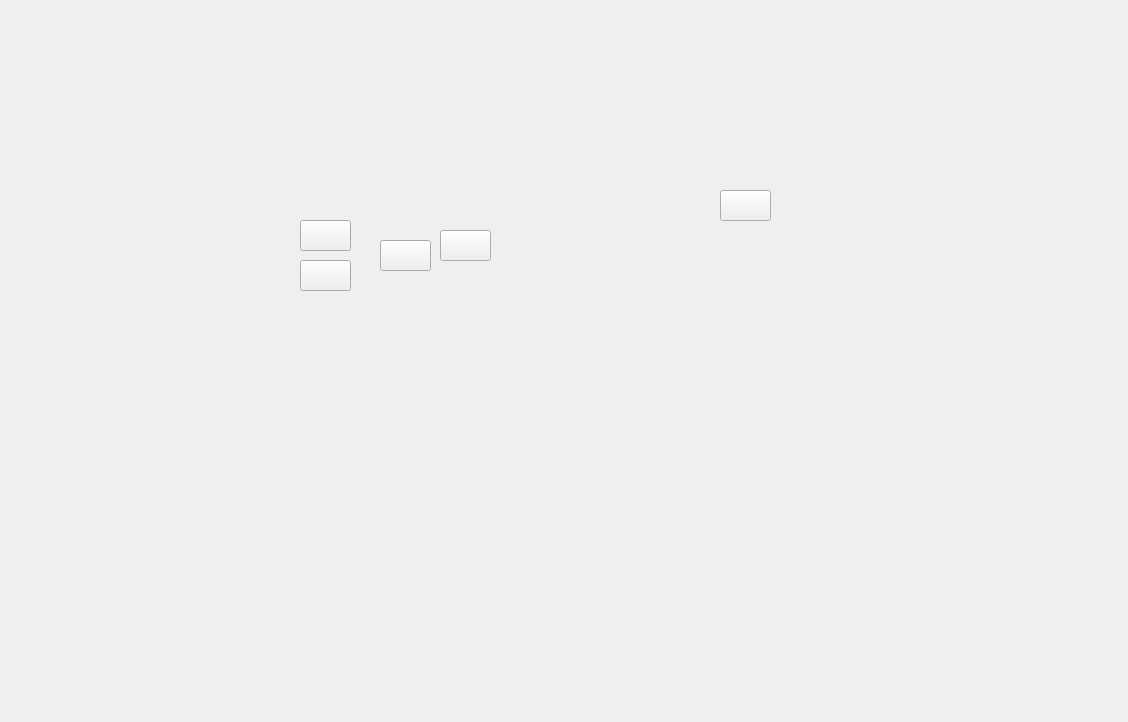
<?xml version="1.0" encoding="UTF-8"?>
<ui version="4.0">
 <class>Form</class>
 <widget class="QWidget" name="Form">
  <property name="geometry">
   <rect>
    <x>0</x>
    <y>0</y>
    <width>1128</width>
    <height>722</height>
   </rect>
  </property>
  <property name="windowTitle">
   <string>Form</string>
  </property>
  <widget class="QLabel" name="label">
   <property name="geometry">
    <rect>
     <x>-10</x>
     <y>90</y>
     <width>1151</width>
     <height>281</height>
    </rect>
   </property>
   <property name="text">
    <string/>
   </property>
   <property name="pixmap">
    <pixmap>Imatges/FotoAeriaPlatges_1900px.jpg</pixmap>
   </property>
   <property name="scaledContents">
    <bool>true</bool>
   </property>
  </widget>
  <widget class="QPushButton" name="pbSomorrostro1">
   <property name="geometry">
    <rect>
     <x>300</x>
     <y>220</y>
     <width>51</width>
     <height>31</height>
    </rect>
   </property>
   <property name="text">
    <string/>
   </property>
   <property name="icon">
    <iconset>
     <normaloff>Imatges/cctv.png</normaloff>Imatges/cctv.png</iconset>
   </property>
   <property name="iconSize">
    <size>
     <width>32</width>
     <height>32</height>
    </size>
   </property>
  </widget>
  <widget class="QPushButton" name="pbSomorrostro2">
   <property name="geometry">
    <rect>
     <x>300</x>
     <y>260</y>
     <width>51</width>
     <height>31</height>
    </rect>
   </property>
   <property name="text">
    <string/>
   </property>
   <property name="icon">
    <iconset>
     <normaloff>Imatges/cctv.png</normaloff>Imatges/cctv.png</iconset>
   </property>
   <property name="iconSize">
    <size>
     <width>32</width>
     <height>32</height>
    </size>
   </property>
  </widget>
  <widget class="QPushButton" name="pbPort2">
   <property name="geometry">
    <rect>
     <x>440</x>
     <y>230</y>
     <width>51</width>
     <height>31</height>
    </rect>
   </property>
   <property name="text">
    <string/>
   </property>
   <property name="icon">
    <iconset>
     <normaloff>Imatges/cctv.png</normaloff>Imatges/cctv.png</iconset>
   </property>
   <property name="iconSize">
    <size>
     <width>32</width>
     <height>32</height>
    </size>
   </property>
  </widget>
  <widget class="QPushButton" name="pbMarBella">
   <property name="geometry">
    <rect>
     <x>720</x>
     <y>190</y>
     <width>51</width>
     <height>31</height>
    </rect>
   </property>
   <property name="text">
    <string/>
   </property>
   <property name="icon">
    <iconset>
     <normaloff>Imatges/cctv.png</normaloff>Imatges/cctv.png</iconset>
   </property>
   <property name="iconSize">
    <size>
     <width>32</width>
     <height>32</height>
    </size>
   </property>
  </widget>
  <widget class="QPushButton" name="pbPort1">
   <property name="geometry">
    <rect>
     <x>380</x>
     <y>240</y>
     <width>51</width>
     <height>31</height>
    </rect>
   </property>
   <property name="text">
    <string/>
   </property>
   <property name="icon">
    <iconset>
     <normaloff>Imatges/cctv.png</normaloff>Imatges/cctv.png</iconset>
   </property>
   <property name="iconSize">
    <size>
     <width>32</width>
     <height>32</height>
    </size>
   </property>
  </widget>
 </widget>
 <resources/>
 <connections/>
</ui>
